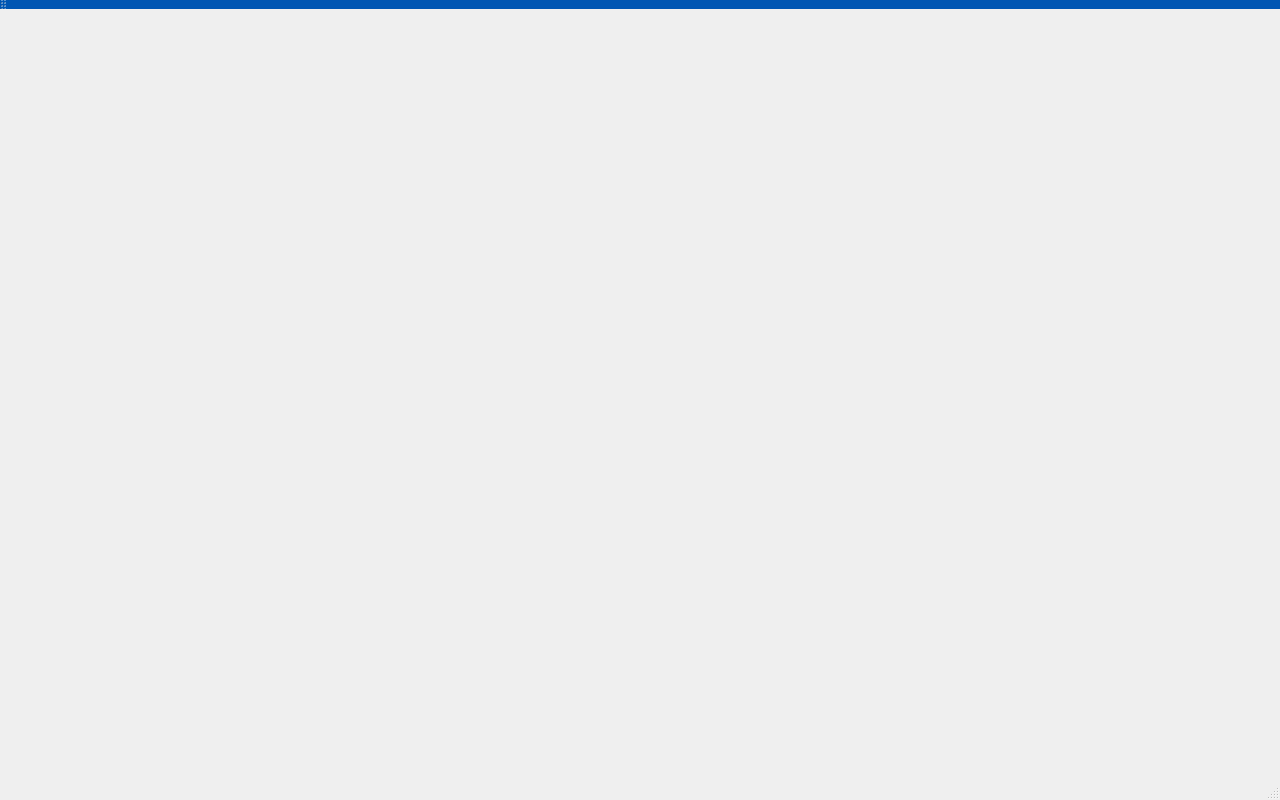
<?xml version="1.0" encoding="UTF-8"?>
<ui version="4.0">
 <class>MainWindow</class>
 <widget class="QMainWindow" name="MainWindow">
  <property name="geometry">
   <rect>
    <x>0</x>
    <y>0</y>
    <width>1280</width>
    <height>800</height>
   </rect>
  </property>
  <property name="windowTitle">
   <string>专业水下相机标定系统</string>
  </property>
  <property name="styleSheet">
   <string notr="true">/* ===================== 全局 ===================== */
* {
    font-family: &quot;Microsoft YaHei UI&quot;, &quot;Segoe UI&quot;, &quot;Arial&quot;;
    font-size: 10pt;
    outline: none;
}

/*QWidget {
    background: qlineargradient(x1:0, y1:0, x2:0, y2:1,
                                stop:0 #00c3ff, stop:1 #0090ff);           /* 深海背景 
   
    selection-background-color: #00d2ff;
    selection-color: #1f2937;
}*/

/* ===================== 主窗口 ===================== */
QMainWindow::separator {
    width: 4px;
    height: 4px;
    background: #1f2937;
}
QMainWindow::separator:hover {
    background: #00d2ff;
}

/* ===================== 菜单栏 / 工具栏 ===================== */
QToolBar {
   background: #0056b3;
    border: none;
    spacing: 2px;
}
QToolButton {
    background:#0056b3;
 	color: #e8f3ff;
    padding: 5px;
    border-radius: 4px;
}
QToolButton:hover {
    background: qlineargradient(x1:0, y1:0, x2:0, y2:1,
                                stop:0 #00c3ff, stop:1 #0090ff);
}
QToolButton:pressed {
    background: #00d2ff;
}

/* ===================== 按钮 ===================== */
QPushButton {
    background: qlineargradient(x1:0, y1:0, x2:0, y2:1,
                                stop:0 #00a1ff, stop:1 #0078ff);
    color: #ffffff;;
    border: none;
    border-radius: 5px;
padding: 6px 10px;

}
QPushButton:hover {
    background: #0056b3;
}
QPushButton:pressed {
    background: #005bb5;
}
QPushButton:disabled {
    background: #2e3b4d;
    color: #6c7a89;
}

/* ===================== 输入控件 ===================== */
QLineEdit, QTextEdit, QPlainTextEdit, QSpinBox, QDoubleSpinBox,
QComboBox, QAbstractSpinBox {
    border: 1px solid #374151;
    border-radius: 4px;
    padding: 4px 6px;
}
QLineEdit:focus, QTextEdit:focus, QPlainTextEdit:focus,
QSpinBox:focus, QComboBox:focus, QAbstractSpinBox:focus {
    border: 1px solid #00d2ff;
}
QComboBox::drop-down {
    border: none;
    width: 20px;
}
QComboBox::down-arrow {
    image: url(:/icons/down-arrow.png);
    width: 12px;
    height: 12px;
}
QAbstractSpinBox::up-button,
QAbstractSpinBox::down-button {
    /*background: #374151;*/
    /*border: none;*/
    width: 18px;
}
QAbstractSpinBox::up-button:hover,
QAbstractSpinBox::down-button:hover {
    background: #00d2ff;
}

/* ===================== 滑块 ===================== */
QSlider::groove:horizontal {
    background: #374151;
    height: 4px;
    border-radius: 2px;
}
QSlider::handle:horizontal {
    background: #00d2ff;
    width: 14px;
    height: 14px;
    border-radius: 7px;
    margin: -5px 0;
}
QSlider::groove:vertical {
    background: #374151;
    width: 4px;
    border-radius: 2px;
}
QSlider::handle:vertical {
    background: #00d2ff;
    width: 14px;
    height: 14px;
    border-radius: 7px;
    margin: 0 -5px;
}

/* ===================== 复选框 / 单选框 ===================== */
QCheckBox, QRadioButton {
    spacing: 6px;
}
QCheckBox::indicator, QRadioButton::indicator {
    width: 14px;
    height: 14px;
    border-radius: 2px;
}
QCheckBox::indicator:unchecked {
    background: #374151;
    border: 1px solid #6c7a89;
}
QCheckBox::indicator:checked {
    background: #00d2ff;
    border: 1px solid #00d2ff;
    image: url(:/icons/imgs/check.png);
}
QRadioButton::indicator:unchecked {
    background: #374151;
    border: 1px solid #6c7a89;
    border-radius: 7px;
}
QRadioButton::indicator:checked {
    background: #00d2ff;
    border: 1px solid #00d2ff;
    border-radius: 7px;
}

/* ===================== 列表 / 表格 ===================== */
QListWidget, QTableWidget, QTreeWidget {
   /* background: #131c29;*/
    border: 1px solid qlineargradient(x1:0, y1:0, x2:0, y2:1,
                                stop:0 #00c3ff, stop:1 #0090ff);
    border-radius: 4px;
    /*alternate-background-color: #192233;*/
}
QListWidget::item,
QTableWidget::item,
QTreeWidget::item {
	padding:10px 0px;
	margin:0px;
    color: qlineargradient(x1:0, y1:0, x2:0, y2:1,
                                stop:0 #00c3ff, stop:1 #0090ff);
}
QListWidget::item:selected,
QTableWidget::item:selected,
QTreeWidget::item:selected {
    background: #00a1ff;
    color: qlineargradient(x1:0, y1:0, x2:0, y2:1,
                                stop:0 #00c3ff, stop:1 #0090ff);
}
QHeaderView::section {
    background: qlineargradient(x1:0, y1:0, x2:0, y2:1,
                                stop:0 #00c3ff, stop:1 #0090ff);
    color: #e8f3ff;
    padding: 4px;
    border: none;
}

/* ===================== 分组 / 标签 ===================== */
QGroupBox {
    font-weight: bold;
    border: 1px solid qlineargradient(x1:0, y1:0, x2:0, y2:1,
                                stop:0 #00c3ff, stop:1 #0090ff);
    border-radius: 5px;
    margin-top: 10px;
    padding-top: 5px;
}
QGroupBox::title {
    subcontrol-origin: margin;
    left: 10px;
    padding: 0 5px 0 5px;
}

QLabel {
    background: transparent;
}
QLabel[error=&quot;true&quot;] {
    color: #ff4d4d;
}
QLabel[title=&quot;true&quot;] {
    font-size: 14pt;
    font-weight: bold;
    color: #00d2ff;
}

/* ===================== 滚动条 ===================== */
QScrollBar:vertical {
    /*background: #131c29;*/
    width: 8px;
}
QScrollBar::handle:vertical {
    background: #374151;
    border-radius: 4px;
    min-height: 20px;
}
QScrollBar::handle:vertical:hover {
    background: #00d2ff;
}
QScrollBar::add-line:vertical, QScrollBar::sub-line:vertical {
    height: 0;
}
QScrollBar:horizontal {
    background: #131c29;
    height: 8px;
}
QScrollBar::handle:horizontal {
    background: #374151;
    border-radius: 4px;
    min-width: 20px;
}
QScrollBar::handle:horizontal:hover {
    background: #00d2ff;
}
QScrollBar::add-line:horizontal, QScrollBar::sub-line:horizontal {
    width: 0;
}

/* ===================== 状态栏 / 进度条 ===================== */

QProgressBar {
    background: qlineargradient(x1:0, y1:0, x2:0, y2:1,
                                stop:0 #00c3ff, stop:1 #0090ff);
    border-radius: 4px;
    text-align: center;
}
QProgressBar::chunk {
    background: qlineargradient(x1:0, y1:0, x2:1, y2:0,
                                stop:0 #00a1ff, stop:1 #00d2ff);
    border-radius: 4px;
}

/* ===================== QTabBar（标签栏） ===================== */
QTabBar {
	background: #0056b3;
    qproperty-drawBase: 0;              /* 去掉默认底边 */
}

/* 水平方向标签栏 */
QTabBar::tab:top,
QTabBar::tab:bottom {

    border: 1px solid #374151;
    border-bottom: none;
    padding: 8px 16px;
    margin-right: 2px;
}
QTabBar::tab:top:last,
QTabBar::tab:bottom:last {
    margin-right: 0;
}
QTabBar::tab:top:selected,
QTabBar::tab:bottom:selected {
 	background: #00a1ff;
 	color: #e8f3ff;;
    border-color: #00a1ff;
}
QTabBar::tab:top:!selected:hover,
QTabBar::tab:bottom:!selected:hover {
    background: #FFF;
}

/* 垂直方向标签栏（如需要）
QTabBar::tab:left,
QTabBar::tab:right {
    background: qlineargradient(x1:0, y1:0, x2:0, y2:1,
                                stop:0 #00c3ff, stop:1 #0090ff);
    border: 1px solid #374151;
    border-right: none;
    padding: 8px 12px;
    margin-bottom: 2px;
}
QTabBar::tab:left:last,
QTabBar::tab:right:last {
    margin-bottom: 0;
}
QTabBar::tab:left:selected,
QTabBar::tab:right:selected {
    background: #00a1ff;
    color: qlineargradient(x1:0, y1:0, x2:0, y2:1,
                                stop:0 #00c3ff, stop:1 #0090ff);
    border-color: #00a1ff;
}
QTabBar::tab:left:!selected:hover,
QTabBar::tab:right:!selected:hover {
    background: #374151;
}
*/
/* 关闭按钮（若启用了 setTabsClosable(true)） */
QTabBar::close-button {
    image: url(:/icons/close.png);
    subcontrol-position: right;
    width: 12px;
    height: 12px;
    margin-left: 4px;
}
QTabBar::close-button:hover {
    image: url(:/icons/close-hover.png);
}

/* ===================== QTabWidget ===================== */
QTabWidget {
    /* 整个控件背景，无特殊需求可透明 */
    background: transparent;
}

/* 页面区域（stacked widget） */
QTabWidget::pane {
    border: 1px solid #374151;   /* 深海灰边框 */
    /* background: #131c29;         比主背景稍亮，突出内容 */
    border-radius: 4px;
    top: -1px;                   /* 让 pane 与 tab 无缝贴合 */
}

/*======== 自定义 ======*/
QPushButton#toggleBtn{
	padding: 0px 0px;
}
QWidget#drawer_widget{
	background-color: rgb(0, 146, 175);
	border: 1px solid #000;
}
/* 消息框整体样式 */
 QMessageBox#msgBox{
 	background-color: #f0f0f0;
  	border: 1px solid #ccc;
	border-radius: 5px;
	height: 100px;
 }

 /* 标题栏样式 */
 QMessageBox#msgBox QLabel[text=&quot;确认操作&quot;] {
	font-size: 16px;
	font-weight: bold;
	color: #333;
	margin: 10px;
 }</string>
  </property>
  <widget class="QWidget" name="centralWidget">
   <layout class="QVBoxLayout" name="verticalLayout">
    <property name="spacing">
     <number>2</number>
    </property>
    <property name="leftMargin">
     <number>2</number>
    </property>
    <property name="topMargin">
     <number>0</number>
    </property>
    <property name="rightMargin">
     <number>2</number>
    </property>
    <property name="bottomMargin">
     <number>0</number>
    </property>
    <item>
     <widget class="QStackedWidget" name="stackedWidget">
      <property name="lineWidth">
       <number>0</number>
      </property>
     </widget>
    </item>
   </layout>
  </widget>
  <widget class="QToolBar" name="mainToolBar">
   <property name="movable">
    <bool>true</bool>
   </property>
   <property name="toolButtonStyle">
    <enum>Qt::ToolButtonStyle::ToolButtonTextUnderIcon</enum>
   </property>
   <property name="floatable">
    <bool>false</bool>
   </property>
   <attribute name="toolBarArea">
    <enum>TopToolBarArea</enum>
   </attribute>
   <attribute name="toolBarBreak">
    <bool>false</bool>
   </attribute>
  </widget>
  <widget class="QStatusBar" name="statusBar"/>
  <widget class="QMenuBar" name="menuBar">
   <property name="geometry">
    <rect>
     <x>0</x>
     <y>0</y>
     <width>1280</width>
     <height>21</height>
    </rect>
   </property>
  </widget>
  <action name="actionDeviceManagement">
   <property name="icon">
    <iconset>
     <normaloff>:/icons/device.png</normaloff>:/icons/device.png</iconset>
   </property>
   <property name="text">
    <string>设备管理</string>
   </property>
  </action>
  <action name="actionDataAcquisition">
   <property name="icon">
    <iconset>
     <normaloff>:/icons/acquisition.png</normaloff>:/icons/acquisition.png</iconset>
   </property>
   <property name="text">
    <string>数据采集</string>
   </property>
  </action>
  <action name="actionCalibration">
   <property name="icon">
    <iconset>
     <normaloff>:/icons/calibration.png</normaloff>:/icons/calibration.png</iconset>
   </property>
   <property name="text">
    <string>参数计算</string>
   </property>
  </action>
  <action name="actionResultVerification">
   <property name="icon">
    <iconset>
     <normaloff>:/icons/result.png</normaloff>:/icons/result.png</iconset>
   </property>
   <property name="text">
    <string>结果验证</string>
   </property>
  </action>
  <action name="actionReportGeneration">
   <property name="icon">
    <iconset>
     <normaloff>:/icons/report.png</normaloff>:/icons/report.png</iconset>
   </property>
   <property name="text">
    <string>报告输出</string>
   </property>
  </action>
  <action name="actionDataManagement">
   <property name="icon">
    <iconset>
     <normaloff>:/icons/data.png</normaloff>:/icons/data.png</iconset>
   </property>
   <property name="text">
    <string>数据管理</string>
   </property>
  </action>
  <action name="actionWizard">
   <property name="icon">
    <iconset>
     <normaloff>:/icons/wizard.png</normaloff>:/icons/wizard.png</iconset>
   </property>
   <property name="text">
    <string>标定向导</string>
   </property>
  </action>
  <action name="actionSettings">
   <property name="icon">
    <iconset>
     <normaloff>:/icons/settings.png</normaloff>:/icons/settings.png</iconset>
   </property>
   <property name="text">
    <string>设置</string>
   </property>
  </action>
  <action name="actionHelp">
   <property name="icon">
    <iconset>
     <normaloff>:/icons/help.png</normaloff>:/icons/help.png</iconset>
   </property>
   <property name="text">
    <string>帮助</string>
   </property>
  </action>
 </widget>
 <layoutdefault spacing="6" margin="11"/>
 <resources/>
 <connections/>
</ui>
